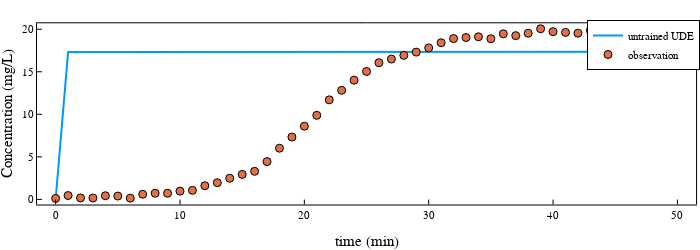

The notebook cell this image was saved under:
### Code cell
plot(sol_ude.t, Array(sol_ude)[1, :], label = "untrained UDE", size = (700, 250))
scatter!(train_data[:, 1], train_data[:, 2], xlabel = "time (min)", ylabel = "Concentration (mg/L)", label = "observation")

### Figure 1 — Plotly figure (JSON) as saved in the notebook; plotly's stock layout.template omitted (floating-point values rounded to 4 significant figures)
{"data": [{"colorbar": {"len": 0.8629, "title": "", "x": 0.9944, "y": 0.5528}, "legendgroup": "untrained UDE", "line": {"color": "rgba(0, 154, 250, 1.000)", "dash": "solid", "shape": "linear", "width": 2}, "mode": "lines", "name": "untrained UDE", "showlegend": true, "type": "scatter", "x": [0, 1, 2, 3, 4, 5, 6, 7, 8, 9, 10, 11, 12, 13, 14, 15, 16, 17, 18, 19, 20, 21, 22, 23, 24, 25, 26, 27, 28, 29, 30, 31, 32, 33, 34, 35, 36, 37, 38, 39, 40, 41, 42, 43, 44, 45, 46, 47, 48, 49, 50], "xaxis": "x", "y": [0, 17.31, 17.31, 17.31, 17.31, 17.31, 17.31, 17.31, 17.31, 17.31, 17.31, 17.31, 17.31, 17.31, 17.31, 17.31, 17.31, 17.31, 17.31, 17.31, 17.31, 17.31, 17.31, 17.31, 17.31, 17.31, 17.31, 17.32, 17.32, 17.32, 17.32, 17.32, 17.32, 17.32, 17.32, 17.32, 17.32, 17.32, 17.33, 17.33, 17.33, 17.33, 17.33, 17.33, 17.33, 17.33, 17.34, 17.34, 17.34, 17.34, 17.34], "yaxis": "y"}, {"colorbar": {"len": 0.8629, "title": "", "x": 0.9944, "y": 0.5528}, "legendgroup": "observation", "marker": {"color": "rgba(227, 111, 71, 1.000)", "line": {"color": "rgba(0, 0, 0, 1.000)", "width": 1}, "size": 8, "symbol": "circle"}, "mode": "markers", "name": "observation", "showlegend": true, "type": "scatter", "x": [0, 1, 2, 3, 4, 5, 6, 7, 8, 9, 10, 11, 12, 13, 14, 15, 16, 17, 18, 19, 20, 21, 22, 23, 24, 25, 26, 27, 28, 29, 30, 31, 32, 33, 34, 35, 36, 37, 38, 39, 40, 41, 42, 43, 44, 45, 46, 47, 48, 49, 50], "xaxis": "x", "y": [0.1149, 0.4536, 0.1717, 0.1643, 0.4308, 0.3904, 0.1498, 0.605, 0.7288, 0.7208, 0.9726, 1.065, 1.606, 1.962, 2.488, 2.937, 3.3, 4.44, 6.015, 7.332, 8.601, 9.88, 11.7, 12.82, 14.01, 15.04, 16.06, 16.49, 16.93, 17.31, 17.81, 18.41, 18.91, 19.03, 19.11, 18.88, 19.46, 19.25, 19.53, 20.06, 19.71, 19.63, 19.54, 19.86, 19.8, 19.73, 19.85, 19.71, 19.96, 20.09, 19.75], "yaxis": "y"}], "layout": {"annotations": [], "height": 250, "legend": {"bgcolor": "rgba(255, 255, 255, 1.000)", "bordercolor": "rgba(0, 0, 0, 1.000)", "borderwidth": 1, "font": {"color": "rgba(0, 0, 0, 1.000)", "family": "Computer Modern", "size": 11}, "title": {"font": {"color": "rgba(0, 0, 0, 1.000)", "family": "Computer Modern", "size": 15}, "text": ""}, "tracegroupgap": 0, "traceorder": "normal", "x": 1, "xanchor": "auto", "y": 1, "yanchor": "auto"}, "margin": {"b": 20, "l": 0, "r": 0, "t": 20}, "paper_bgcolor": "rgba(255, 255, 255, 1.000)", "plot_bgcolor": "rgba(255, 255, 255, 1.000)", "showlegend": true, "width": 700, "xaxis": {"anchor": "y", "domain": [0.05285, 0.9944], "gridcolor": "rgba(0, 0, 0, 0.100)", "gridwidth": 0.5, "linecolor": "rgba(0, 0, 0, 1.000)", "mirror": true, "range": [-1.5, 51.5], "showgrid": false, "showline": true, "showticklabels": true, "tickangle": 0, "tickcolor": "rgb(0, 0, 0)", "tickfont": {"color": "rgba(0, 0, 0, 1.000)", "family": "Computer Modern", "size": 11}, "tickmode": "array", "ticks": "inside", "ticktext": ["0", "10", "20", "30", "40", "50"], "tickvals": [0, 10, 20, 30, 40, 50], "title": "time (min)", "titlefont": {"color": "rgba(0, 0, 0, 1.000)", "family": "Computer Modern", "size": 15}, "type": "-", "visible": true, "zeroline": false, "zerolinecolor": "rgba(0, 0, 0, 1.000)"}, "yaxis": {"anchor": "x", "domain": [0.1213, 0.9843], "gridcolor": "rgba(0, 0, 0, 0.100)", "gridwidth": 0.5, "linecolor": "rgba(0, 0, 0, 1.000)", "mirror": true, "range": [-0.6028, 20.7], "showgrid": false, "showline": true, "showticklabels": true, "tickangle": 0, "tickcolor": "rgb(0, 0, 0)", "tickfont": {"color": "rgba(0, 0, 0, 1.000)", "family": "Computer Modern", "size": 11}, "tickmode": "array", "ticks": "inside", "ticktext": ["0", "5", "10", "15", "20"], "tickvals": [0, 5, 10, 15, 20], "title": "Concentration (mg/L)", "titlefont": {"color": "rgba(0, 0, 0, 1.000)", "family": "Computer Modern", "size": 15}, "type": "-", "visible": true, "zeroline": false, "zerolinecolor": "rgba(0, 0, 0, 1.000)"}}}
